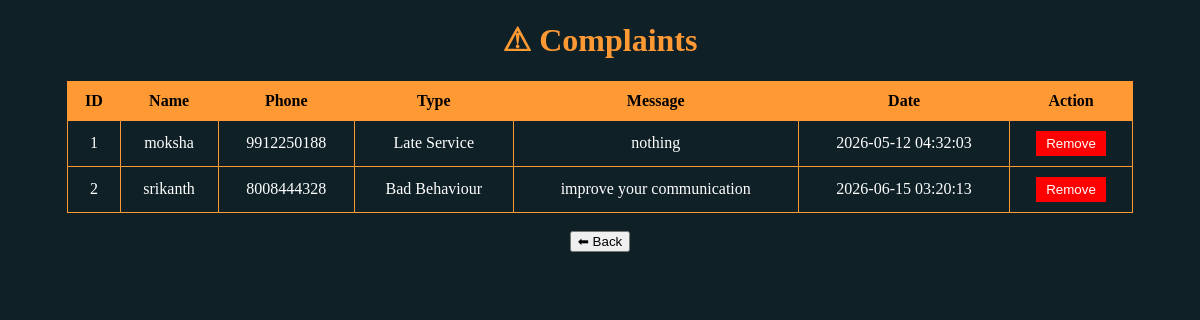
Page /admin_complaint.php on the committed database.
### tables this page shows
CREATE TABLE `complaints` (
  `id` int(11) NOT NULL,
  `name` varchar(100) DEFAULT NULL,
  `phone` varchar(15) DEFAULT NULL,
  `type` varchar(100) DEFAULT NULL,
  `message` text DEFAULT NULL,
  `created_at` timestamp NOT NULL DEFAULT current_timestamp()
);

### admin_complaint.php (the view, shortened to what this page needs)
<?php
$conn = new mysqli("localhost","root","","eco");
$result = $conn->query("SELECT * FROM complaints");
?>
<!DOCTYPE html>
<html>
<head>
</head>
<body>
<h1>⚠ Complaints</h1>
<table>
<tr>
<th>ID</th>
<th>Name</th>
<th>Phone</th>
<th>Type</th>
<th>Message</th>
<th>Date</th>
<th>Action</th>
</tr>
<?php while($row = $result->fetch_assoc()){ ?>
<tr>
<td><?php echo $row['id']; ?></td>
<td><?php echo $row['name']; ?></td>
<td><?php echo $row['phone']; ?></td>
<td><?php echo $row['type']; ?></td>
<td><?php echo $row['message']; ?></td>
<td><?php echo $row['created_at']; ?></td>
<td>
<a href="delete_complaint.php?id=<?php echo $row['id']; ?>">
    <button class="delete">Remove</button>
</a>
</td>
</tr>
<?php } ?>
</table>
<br>
<button onclick="window.location.href='admin_dashboard.html'">
    ⬅ Back
</button>
</body>
</html>

### admin_complaint.php (style rules this page uses)
body { font-family:Poppins; background:#0f2027; color:white; text-align:center; }
h1 { color:#ff9933; }
table { width:90%; margin:auto; border-collapse:collapse; }
th, td { padding:10px; border:1px solid #ff9933; }
th { background:#ff9933; color:black; }
.delete { background:red; color:white; padding:5px 10px; border:none; cursor:pointer; }

### rows in the picture
complaints: id "1", name "moksha", phone "9912250188", type "Late Service", message "nothing", created_at "2026-05-12 04:32:03"
complaints: id "2", name "srikanth", phone "8008444328", type "Bad Behaviour", message "improve your communication", created_at "2026-06-15 03:20:13"
